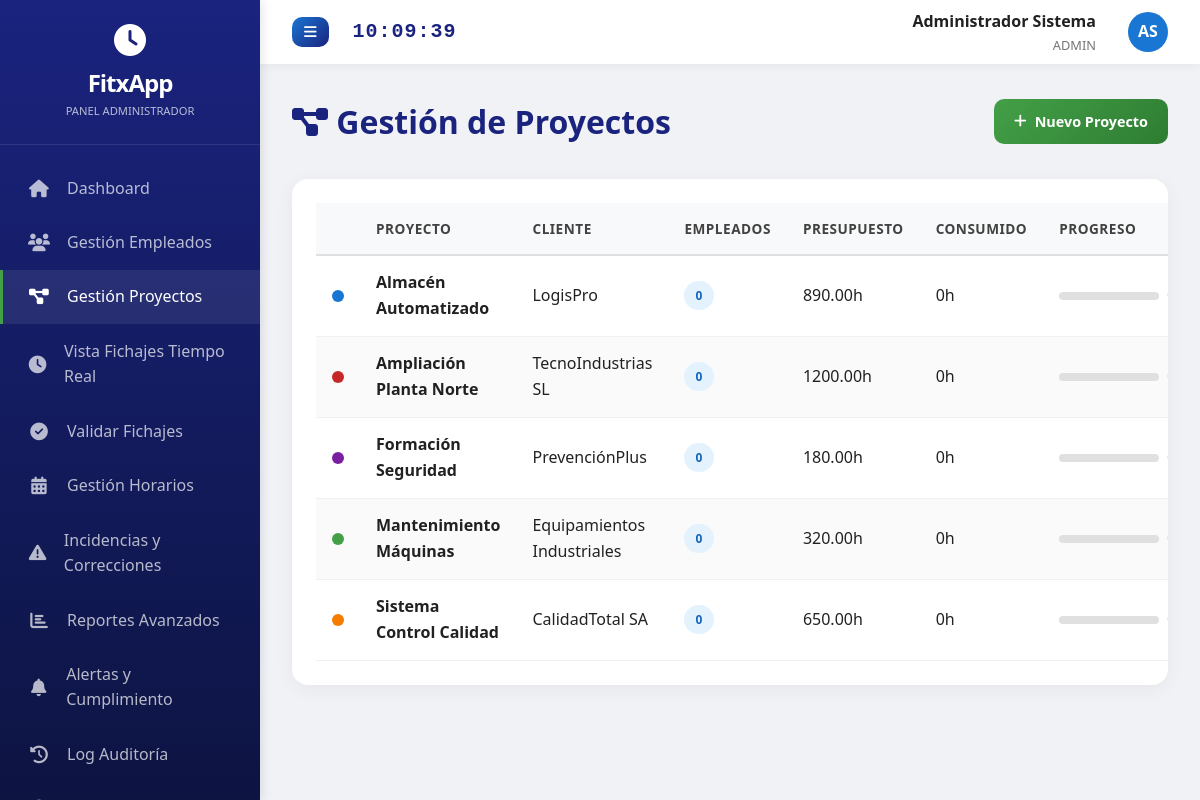
The app's page /fitxapp/admin/proyectos.php (signed in) with its own data.
### tables this page shows
CREATE TABLE proyectos (
  id INT PRIMARY KEY AUTO_INCREMENT,
  nombre VARCHAR(150) NOT NULL,
  descripcion TEXT,
  cliente VARCHAR(100),
  horas_presupuestadas DECIMAL(8,2) DEFAULT 0,
  estado ENUM('activo','pausado','finalizado') DEFAULT 'activo',
  color VARCHAR(7) DEFAULT '#1976d2',
  fecha_creacion DATETIME DEFAULT CURRENT_TIMESTAMP
);

### fitxapp/includes/db.php (called while the page is built, shortened)
<?php
function escape($string) {
    return htmlspecialchars($string ?? '', ENT_QUOTES, 'UTF-8');
}
?>

### fitxapp/admin/proyectos.php (the view, shortened to what this page needs)
<?php
require_once '../includes/db.php';
require_once '../includes/funciones.php';
$stmt = $pdo->query("SELECT p.*, COUNT(DISTINCT up.usuario_id) as empleados_asignados,
                     SUM(f.horas_trabajadas) as horas_consumidas
                     FROM proyectos p
                     LEFT JOIN usuario_proyectos up ON p.id = up.proyecto_id
                     LEFT JOIN fichajes f ON p.id = f.proyecto_id
                     GROUP BY p.id
                     ORDER BY p.estado DESC, p.nombre ASC");
$proyectos = $stmt->fetchAll();
?>
<!DOCTYPE html>
<html lang="es">
<head>
    <link rel="stylesheet" href="https://cdnjs.cloudflare.com/ajax/libs/font-awesome/6.4.0/css/all.min.css">
    <link rel="stylesheet" href="../assets/css/style.css">
</head>
<body>
<?php include '../includes/sidebar_admin.php'; ?>
<div class="main-contenedor">
    <?php include '../includes/header.php'; ?>
    <div class="contenido">
        <div style="display: flex; justify-content: space-between; align-items: center; margin-bottom: 2rem;">
            <h1 style="color: #1a237e;">
                <i class="fas fa-project-diagram"></i> Gestión de Proyectos
            </h1>
            <a href="proyectos_añadir.php" class="btn btn-exito">
                <i class="fas fa-plus"></i> Nuevo Proyecto
            </a>
        </div>
        <div class="card">
            <div class="card-body">
                <table class="tabla">
                    <thead>
                        <tr>
                            <th></th>
                            <th>Proyecto</th>
                            <th>Cliente</th>
                            <th>Empleados</th>
                            <th>Presupuesto</th>
                            <th>Consumido</th>
                            <th>Progreso</th>
                        </tr>
                    </thead>
                    <tbody>
                        <?php foreach ($proyectos as $p):
                        ?>
                        <tr>
                            <td>
                                <div style="width: 12px; height: 12px; border-radius: 50%; background: <?php echo $p['color']; ?>"></div>
                            </td>
                            <td><strong><?php echo escape($p['nombre']); ?></strong></td>
                            <td><?php echo escape($p['cliente']); ?></td>
                            <td><span class="badge azul"><?php echo $p['empleados_asignados']; ?></span></td>
                            <td><?php echo $p['horas_presupuestadas']; ?>h</td>
                            <td><?php echo $p['horas_consumidas'] ?? 0; ?>h</td>
                            <td>
                                <div style="display: flex; align-items: center; gap: 0.5rem;">
                                    <div style="width: 100px; height: 8px; background: #e0e0e0; border-radius: 4px; overflow: hidden;">
                                    </div>
                                </div>
                            </td>
                        </tr>
                        <?php endforeach; ?>
                    </tbody>
                </table>
            </div>
        </div>
    </div>
</div>
</body>
</html>

### fitxapp/assets/css/style.css (style rules this page uses)
* { margin: 0; padding: 0; box-sizing: border-box; }
body { font-family: 'Segoe UI', Roboto, Oxygen, Ubuntu, Cantarell, 'Open Sans', 'Helvetica Neue', sans-serif; background-color: #f0f2f5; color: #212121; line-height: 1.6; }
.main-contenedor { margin-left: 260px; transition: margin-left 0.3s ease; }
.contenido { margin-top: 64px; padding: 2rem; min-height: calc(100vh - 64px); }
.card { background: white; border-radius: 16px; box-shadow: 0 4px 20px rgba(0,0,0,0.05); overflow: hidden; margin-bottom: 2rem; }
.card-body { padding: 1.5rem; }
.tabla { width: 100%; border-collapse: collapse; }
.tabla th { background: #f8f9fa; padding: 0.9rem 1rem; text-align: left; font-weight: 600; color: #424242; font-size: 0.85rem; text-transform: uppercase; letter-spacing: 0.5px; border-bottom: 2px solid #e0e0e0; }
.tabla td { padding: 0.9rem 1rem; border-bottom: 1px solid #f0f0f0; vertical-align: middle; }
.tabla tbody tr { transition: background 0.2s ease; }
.tabla tbody tr:nth-child(even) { background: #fafafa; }
.badge { display: inline-block; padding: 0.3rem 0.7rem; border-radius: 20px; font-size: 0.75rem; font-weight: 600; text-transform: uppercase; }
.badge.azul { background: #e3f2fd; color: #1565c0; }
.btn { display: inline-flex; align-items: center; gap: 0.5rem; padding: 0.7rem 1.25rem; border: none; border-radius: 10px; font-size: 0.9rem; font-weight: 600; cursor: pointer; transition: all 0.2s ease; text-decoration: none; }
.btn-exito { background: linear-gradient(135deg, #43a047, #2e7d32); color: white; }

### records on screen
proyectos: nombre "Almacén Automatizado", cliente "LogisPro", empleados_asignados "0", horas_presupuestadas "890.00", horas_consumidas "0"
proyectos: nombre "Ampliación Planta Norte", cliente "TecnoIndustrias SL", empleados_asignados "0", horas_presupuestadas "1200.00", horas_consumidas "0"
proyectos: nombre "Formación Seguridad", cliente "PrevenciónPlus", empleados_asignados "0", horas_presupuestadas "180.00", horas_consumidas "0"
proyectos: nombre "Mantenimiento Máquinas", cliente "Equipamientos Industriales", empleados_asignados "0", horas_presupuestadas "320.00", horas_consumidas "0"
proyectos: nombre "Sistema Control Calidad", cliente "CalidadTotal SA", empleados_asignados "0", horas_presupuestadas "650.00", horas_consumidas "0"

### other values on screen
$_SESSION['nombre'] . ' ' . $_SESSION['apellidos'] "Administrador Sistema"
$_SESSION['rol'] "ADMIN"
